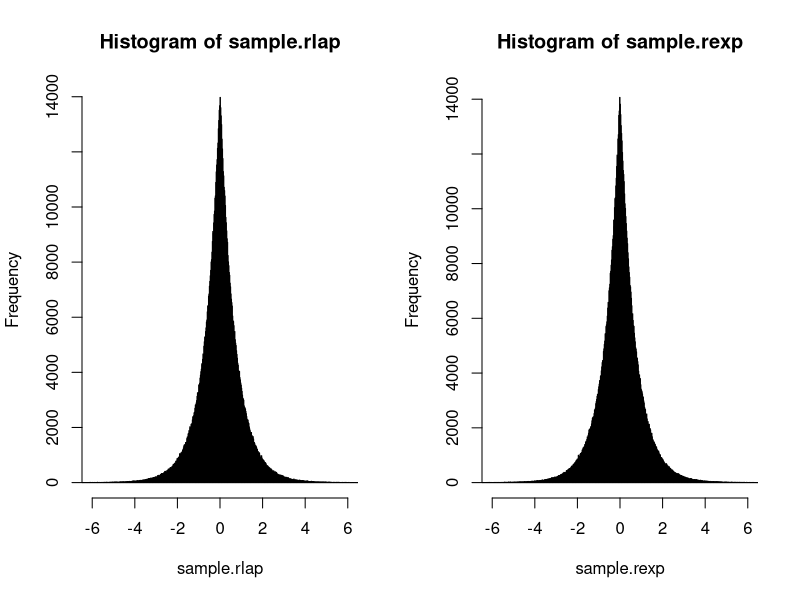

The R script that drew this image:
library(rmutil)

b <- 1 / sqrt(2)
n = 1000000


sample.rlap <- rlaplace(n, m = 0, s = b)



sample.rexp <- rexp(n, 1/b) - rexp(n, 1/b)


par(mfrow = c(1,2))
hist(sample.rlap, breaks = 1000, xlim= c(-6, 6))
hist(sample.rexp, breaks = 1000, xlim= c(-6, 6))
var(sample.rlap)
var(sample.rexp)
